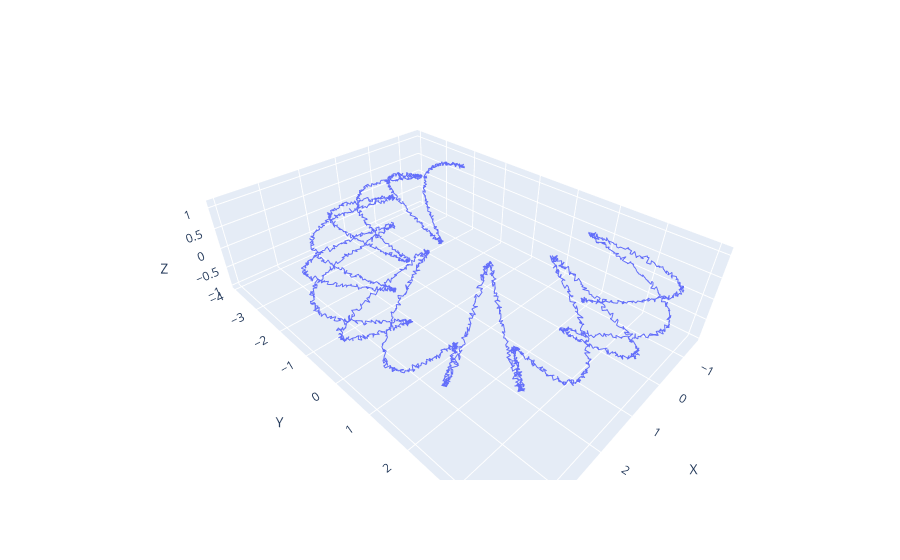

The notebook cell this image was saved under:
### Code cell
fig = px.line_3d(data, x="X", y="Y", z="Z")
# fig = px.scatter_3d(data, x="X", y="Y", z="Z")
fig.show()

### Figure 1 — Plotly figure (JSON) as saved in the notebook; plotly's stock layout.template omitted (floating-point values rounded to 4 significant figures; data arrays with more than 128 entries replaced by an {"elided": "..."} marker saying what was removed)
{"data": [{"hovertemplate": "X=%{x}<br>Y=%{y}<br>Z=%{z}<extra></extra>", "legendgroup": "", "line": {"color": "#636efa", "dash": "solid"}, "marker": {"symbol": "circle"}, "mode": "lines", "name": "", "scene": "scene", "showlegend": false, "type": "scatter3d", "x": {"elided": "3000 float values"}, "y": {"elided": "3000 float values"}, "z": {"elided": "3000 float values"}}], "layout": {"legend": {"tracegroupgap": 0}, "margin": {"t": 60}, "scene": {"domain": {"x": [0, 1], "y": [0, 1]}, "xaxis": {"title": {"text": "X"}}, "yaxis": {"title": {"text": "Y"}}, "zaxis": {"title": {"text": "Z"}}}}}
